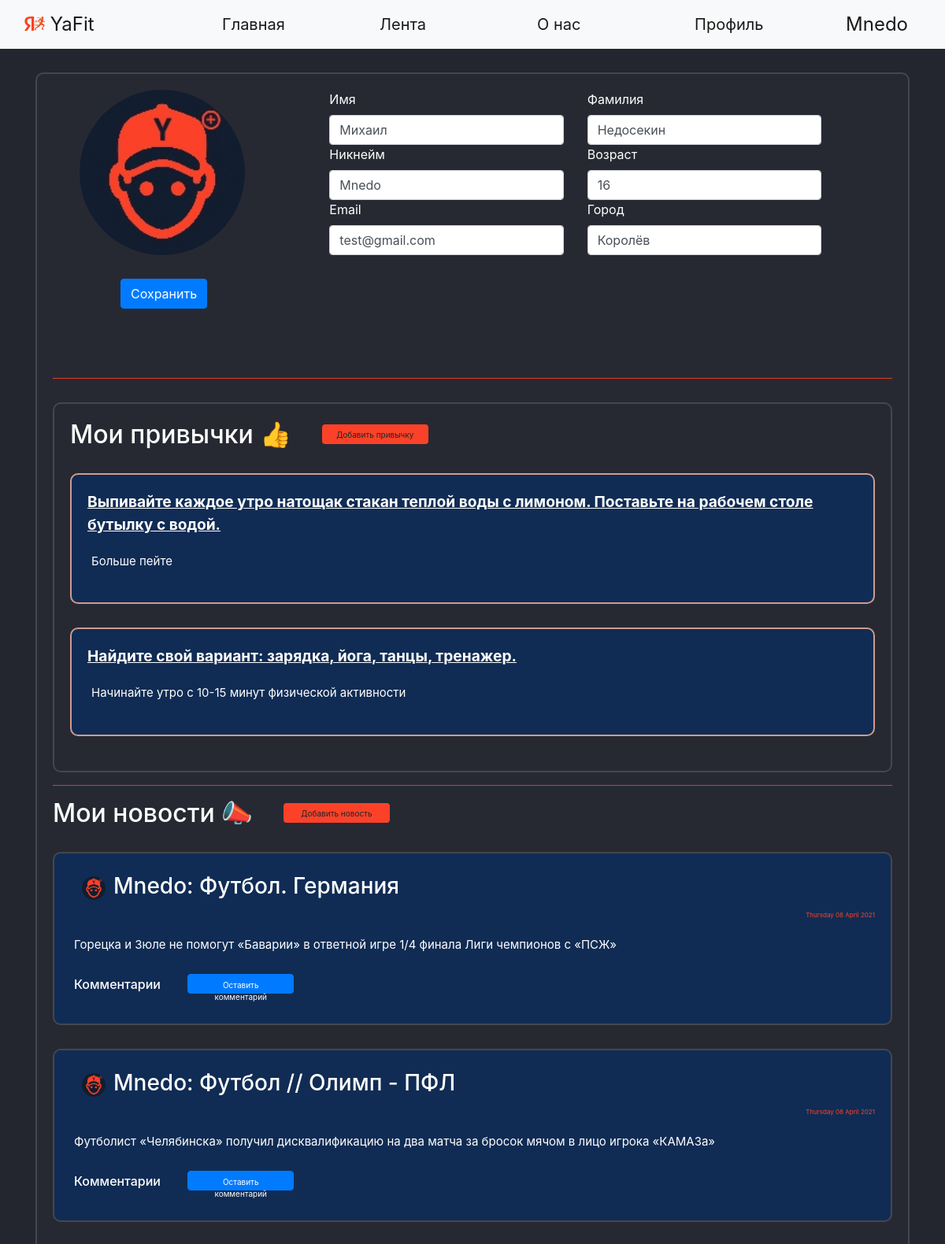
Before: /office (signed in) with the older database file.
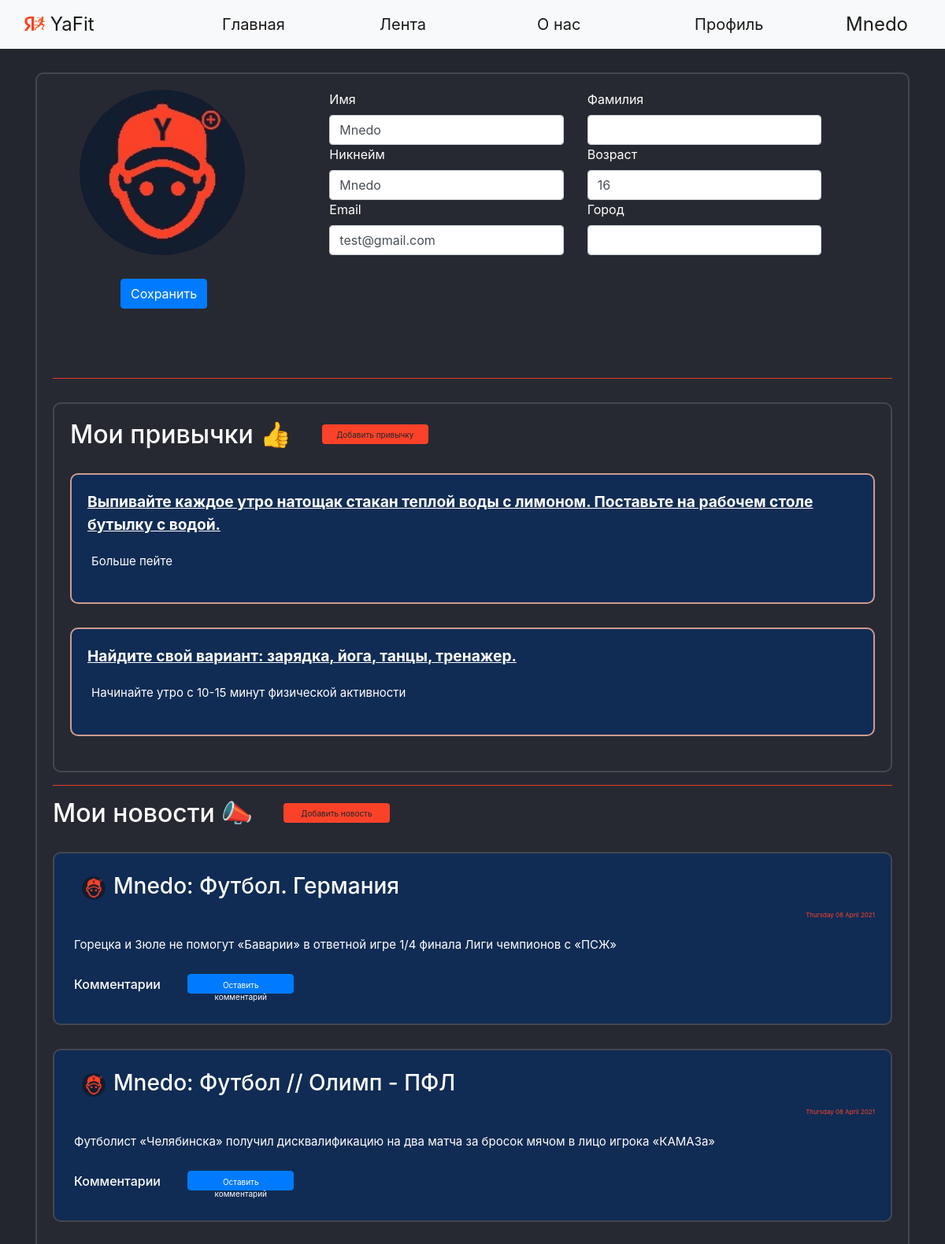
After: the same page with the newer database file.
### data/users.py (models this page shows, shortened)
class User(SqlAlchemyBase, UserMixin, SerializerMixin):
    __tablename__ = 'users'
    id = sqlalchemy.Column(sqlalchemy.Integer,
                           primary_key=True, autoincrement=True)
    name = sqlalchemy.Column(sqlalchemy.String)
    surname = sqlalchemy.Column(sqlalchemy.String)
    nickname = sqlalchemy.Column(sqlalchemy.String)
    age = sqlalchemy.Column(sqlalchemy.Integer)
    status = sqlalchemy.Column(sqlalchemy.String)
    about = sqlalchemy.Column(sqlalchemy.String)
    email = sqlalchemy.Column(sqlalchemy.String, unique=True)
    hashed_password = sqlalchemy.Column(sqlalchemy.String)
    modified_date = sqlalchemy.Column(sqlalchemy.DateTime, default=datetime.datetime.now)
    city_from = sqlalchemy.Column(sqlalchemy.String)
    habit = sqlalchemy.Column(sqlalchemy.String)  # id_1;id_2
    habits = orm.relation("Habits", back_populates='user')
    news = orm.relation("News", back_populates='user')
    comments = orm.relation("Comments", back_populates='user')

### data/habits.py (models this page shows)
class Habits(SqlAlchemyBase, UserMixin, SerializerMixin):
    __tablename__ = 'habits'
    id = sqlalchemy.Column(sqlalchemy.Integer,
                           primary_key=True, autoincrement=True)
    type = sqlalchemy.Column(sqlalchemy.String)
    period = sqlalchemy.Column(sqlalchemy.Integer)  # days
    about_link = sqlalchemy.Column(sqlalchemy.String)
    count = sqlalchemy.Column(sqlalchemy.Integer, default=0)
    reposts = sqlalchemy.Column(sqlalchemy.Integer, default=0)
    creator = sqlalchemy.Column(sqlalchemy.String, sqlalchemy.ForeignKey("users.id"))
    user = orm.relation('User')

### data/news.py (models this page shows)
class News(SqlAlchemyBase, UserMixin, SerializerMixin):
    __tablename__ = 'news'
    id = sqlalchemy.Column(sqlalchemy.Integer,
                           primary_key=True, autoincrement=True)
    title = sqlalchemy.Column(sqlalchemy.String)
    content = sqlalchemy.Column(sqlalchemy.String)
    created_date = sqlalchemy.Column(sqlalchemy.DateTime,
                                     default=datetime.datetime.now)
    user_id = sqlalchemy.Column(sqlalchemy.Integer,
                                sqlalchemy.ForeignKey("users.id"))
    comms = sqlalchemy.Column(sqlalchemy.String)  # id_1;id_2
    user = orm.relation('User')

### main.py (the view, shortened to what this page needs)
@app.route("/office", methods=['GET', 'POST'])
@login_required
def my_office():
    pathu = ''
    form = OfficeForm()
    if request.method == "GET":
        db_sess = db_session.create_session()
        user = db_sess.query(User).filter(User.id == current_user.id).first()
        if user:
            form.name.data = user.name
            form.surname.data = user.surname
            form.nickname.data = user.nickname
            form.age.data = user.age
            form.status.data = user.status
            form.email.data = user.email
            form.city_from.data = user.city_from
        else:
            abort(404)
    for images in os.listdir('static/img/users_photo'):
        if images.split('.')[0] == current_user.nickname:
            pathu = 'static/img/users_photo/' + images
    if pathu == '':
        pathu = 'static/img/users_photo/default.jpg'
    db_sess = db_session.create_session()
    habits = []
    if current_user.habit:
        for el in current_user.habit.split(';'):
            habits.append(db_sess.query(Habits).filter(Habits.id == el).first())
    user_habits = []
    for habit in habits:
        user_habits.append({
            'id': habit.id,
            'type': habit.type,
            'period': habit.period,
            'about_link': habit.about_link,
            'count': habit.count,
            'reposts': habit.reposts,
            'creator': db_sess.query(User).filter(User.id == habit.creator).first().nickname,
        })
    unews = db_sess.query(News).filter(News.user_id == current_user.id).all()
    users_news = []
    for news in unews:
        path = ''
        creator_nickname = (db_sess.query(User).filter(User.id == news.user_id).first()).nickname
        for images in os.listdir('static/img/users_photo'):
            if images.split('.')[0] == creator_nickname:
                path = 'static/img/users_photo/' + images
        if path == '':
            path = 'static/img/users_photo/default.jpg'
        comments = []
        if news.comms:
            if ';' in news.comms:
                for com_id in news.comms.split(';'):
                    comments.append(db_sess.query(Comments).filter(Comments.id == com_id).first())
            elif len(news.comms) == 1:
                com_id = news.comms
                comments = [db_sess.query(Comments).filter(Comments.id == com_id).first()]
        else:
            comments = []
        if len(comments) > 1:
            comments = sorted(comments, key=lambda x: x.created_date)
        comments_main = []
        for com in comments:
            comentor_nickname = db_sess.query(User).filter(User.id == com.user_id).first().nickname
            comments_main.append({'id': com.id,
                                  'content': com.content,
                                  'created_date': com.created_date.strftime("%A %d %B %Y"),
                                  'creator': comentor_nickname})
        comments = comments_main
        users_news.append({'id': news.id,
                           'title': news.title,
                           'content': news.content,
                           'created_date': news.created_date.strftime("%A %d %B %Y"),
                           'comms': comments,
                           'creator': creator_nickname,
                           'path': path})
    return render_template('office.html',
                           form=form, path=pathu, random_id=random.randint(1, 2 ** 16), user_habits=user_habits,
                           users_news=users_news, title='Профиль')

### forms/Office.py
class OfficeForm(FlaskForm):
    name = StringField('Имя', validators=[DataRequired()])
    submit = SubmitField('Сохранить')
    surname = StringField('Фамилия')
    nickname = StringField('Никнейм')
    age = StringField('Возраст')
    status = StringField('Статус')
    about = TextAreaField('Немного обо мне')
    email = StringField('Email')
    hashed_password = PasswordField('Пароль')
    city_from = StringField('Город')

### data/db_session.py (called while the page is built)
def create_session() -> Session:
    global __factory
    return __factory()

### main.py (called while the page is built)
@login_manager.user_loader
def load_user(user_id):
    db_sess = db_session.create_session()
    return db_sess.query(User).get(user_id)

### templates/office.html (shortened to what this page needs)
{% extends "base.html" %}
{% block content %}
<body>
<form action="" method="post" enctype="multipart/form-data" accept="image/jpeg">
    <div class="page_border">
        <div class="vertical-menu" style="width: 18rem;" id="info">
            <div class="container px-4" style="width: 1000px !important;">
                <div class="row gx-5">
                    <div class="col" style="width: 300px !important;">
                        <div><p><label><img src={{path}}?dummy={{random_id}} class="round_office"
                                            align="left" width="150" height="150"/>
                        </label></div>
                        <div style="margin-left: 62px;">{{ form.submit(type="submit", class="btn btn-primary")}}</div>
                    </div>
                    <div class="col" style="width: 300px !important;">
                        <div>{{ form.name.label }}</div>
                        <div>{{ form.name(class="form-control" ) }}</div>
                        <div>{{ form.nickname.label }}</div>
                        <div>{{ form.nickname(class="form-control" ) }}</div>
                        <div>{{ form.email.label }}</div>
                        <div>{{ form.email(class="form-control" ) }}</div>
                    </div>
                    <div class="col" style="width: 300px !important;">
                        <div>{{ form.surname.label }}</div>
                        <div>{{ form.surname(class="form-control" ) }}</div>
                        <div>{{ form.age.label }}</div>
                        <div>{{ form.age(class="form-control" ) }}</div>
                        <div>{{ form.city_from.label }}</div>
                        <div>{{ form.city_from(class="form-control" ) }}</div>
                    </div>
                </div>
            </div>
        </div>
        <hr>
        <div class="page_border">
            <h2>Мои привычки &#128077; <a href="/add_habit" class="btn btn-warning"
                       style=" height:25px; width:135px; font-size: 10px; margin-bottom:5px; margin-left: 30px;">Добавить привычку</a></h2>
            {% for habit in user_habits%}
            <div class="circle_habits" style="background-color: #102C54 !important;">
                <div class="display-6">
                    <p><strong>
                        <ins><big>{{habit['about_link']}}</big></ins>
                    </strong></p>
                </div>
                <div class="menu_item">
                    <p>{{habit['type']}}</p>
                </div>
            </div>
            {% endfor %} <br>
        </div>
        <hr>
        <h2>Мои новости &#128227; <a href="/add_news" class="btn btn-warning"
                       style=" height:25px; width:135px; font-size: 10px; margin-bottom:5px; margin-left: 30px;">Добавить новость</a></h2>
        {% for new in users_news%}
        <div class="page_border" style="background-color: #102C54 !important;">
            <div class="menu_item">
                <h3><a><a><img
                        src={{new['path']}}?dummy={{random_id}} alt="avatar"
                        class="round_avatar"></a></a>{{new['creator']}}: {{new['title']}} </h3>
            </div>
            <div class="reposts">
                <p>{{new['created_date']}}</p>
            </div>
            <div class="menu_item">
                <p>{{new['content']}}</p>
            </div>
            <div class="menu_item">
                <h6>Комментарии {% if current_user.is_authenticated %}
                    <a href="/com_add/{{ new['id'] }}" class="btn btn-primary"
                       style=" height:25px; width:135px; font-size: 10px; margin-bottom:5px; margin-left: 30px;">Оставить
                        комментарий</a>
                    {% endif %}
                </h6>
            </div>
        </div>
        {% endfor %} <br>
    </div>
</form>
</body>
{% endblock %}

### templates/base.html (shortened to what this page needs)
<!doctype html>
<html lang="en">
<head>
    <link rel="stylesheet" href="/static/css/style.css?random()">
    <link rel="stylesheet"
          href="https://stackpath.bootstrapcdn.com/bootstrap/4.4.1/css/bootstrap.min.css"
>
</head>
<body>
<header>
    <nav class="navbar navbar-expand-lg navbar-light bg-light">
        <div class="container-fluid">
            <a class="navbar-brand" style="width: 250px;" href="/">
                <img src="/static/img/YaFit_logo.png" alt="" width="26" height="18"
                     class="d-inline-block text-align-center" style="margin-bottom:5px;">
                YaFit
            </a>
            <div class="collapse navbar-collapse">
                <ul class="mx-auto navbar-nav">
                    <li class="nav-item">
                        <a class="nav-link active" style="width: 200px;" aria-current="page" href="/">Главная</a>
                    </li>
                    <li class="nav-item">
                        <a class="nav-link active" style="width: 200px;" href="/news">Лента</a>
                    </li>
                    <li class="nav-item">
                        <a class="nav-link active" style="width: 200px;" href="/info">О нас</a>
                    </li>
                    <li class="nav-item">
                        <a class="nav-link active" style="width: 200px;" href="/office">Профиль</a>
                </ul>
                {% if current_user.is_authenticated %}
                <a class="navbar-brand" href="/logout">{{current_user.nickname}}</a>
                {% else %}
                <p>
                    <a class="btn btn-primary " href="/register">Зарегистрироваться</a>
                    <a class="btn btn-success" href="/login">Войти</a>
                </p>
                {% endif %}
            </div>
        </div>
    </nav>
</header>
<main role="main" class="container">
    {% block content %}{% endblock %}
</main>
</body>
</html>

### static/css/style.css (style rules this page uses)
body { background-color: #24262f !important; color: white; }
.nav-item { color: black; font-weight: 400; font-size: 20px !important; }
.navbar-brand { font-size: 24px !important; }
.page_border { background-color: #272932 !important; color: white !important; border: 2px solid #45464F; border-radius: 10px; padding: 20px !important; margin: 0 auto; margin-top: 30px; }
.menu_item { padding: 5px !important; font-size: 15px !important; }
hr { background-color: #FB4229; color: #FB4229; }
.reposts { color: #FB4229 !important; font-size: 8px !important; text-align: right; }
.btn-warning { background-color: #FB4229 !important; border: 2px #FB4229 !important; }
.round_avatar { margin-left:10px; margin-right:10px; width: 30px !important; height: 30px !important; border-radius: 50px !important; }
.round_office { margin-left:10px; margin-right:10px; width: 210px !important; height: 210px !important; border-radius: 210px !important; }
.vertical-menu { width: 300px; height: 350px; }
.circle_habits { background-color: #1A4780 !important; color: white !important; border: 2px solid #CF9B8F; border-radius: 10px; padding: 20px !important; margin: 0 auto; margin-top: 30px; }

Changed rows visible on the page:
changed User "Mnedo": name "Михаил" → "Mnedo"; surname "Недосекин" → (not shown); city_from "Королёв" → (not shown)
